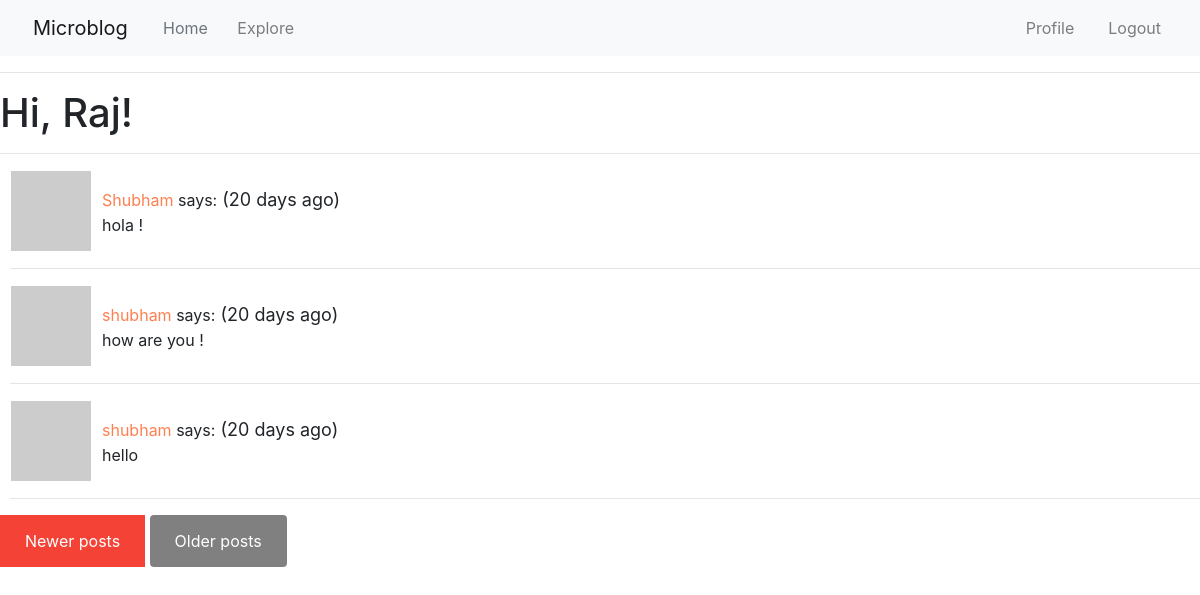
Page /explore?page=2 (signed in) on the earlier database version.
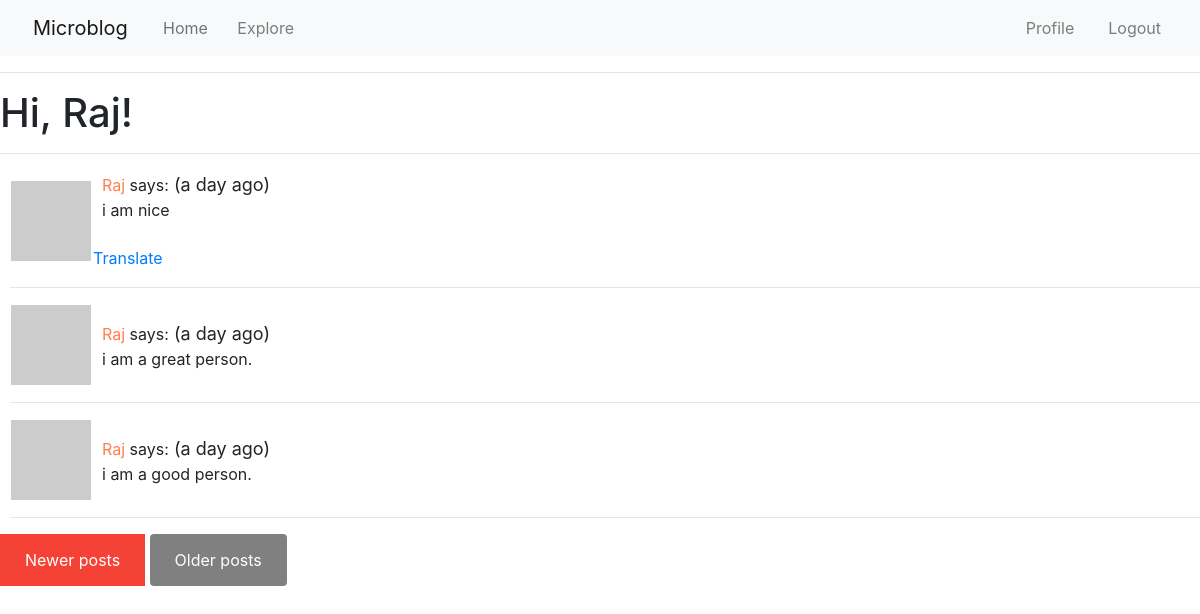
Same page on the later database version.
### app/models.py (models this page shows, shortened)
class User(UserMixin, db.Model):
    id=db.Column(db.Integer, primary_key=True)
    username=db.Column(db.String(64), index=True, unique=True)
    email=db.Column(db.String(120), index=True, unique=True)
    password_hash=db.Column(db.String(128))
    posts=db.relationship('Post', backref='author', lazy='dynamic')
    about_me=db.Column(db.String(140))
    last_seen=db.Column(db.DateTime,default=datetime.utcnow)
    followed=db.relationship(
        'User',secondary=followers,
        primaryjoin=(followers.c.follower_id == id),
        secondaryjoin=(followers.c.followed_id == id),
        backref=db.backref('followers',lazy='dynamic'),lazy='dynamic')
    def avatar(self,size):
        digest = md5(self.email.lower().encode('utf-8')).hexdigest()
        return 'https://www.gravatar.com/avatar/{}?d=identicon&s={}'.format(digest,size)

class Post(db.Model):
    id=db.Column(db.Integer, primary_key=True)
    body=db.Column(db.String(140))
    timestamp=db.Column(db.DateTime, index=True, default=datetime.utcnow)
    language = db.Column(db.String(5))
    user_id = db.Column(db.Integer, db.ForeignKey('user.id'))

### app/routes.py (the view)
@app.route('/explore')
@login_required
def explore():
    page = request.args.get('page', 1, type=int)
    posts=Post.query.order_by(Post.timestamp.desc()).paginate(page,app.config['POSTS_PER_PAGE'],False)
    next_url = url_for('explore', page=posts.next_num) \
        if posts.has_next else None
    prev_url = url_for('explore', page=posts.prev_num) \
        if posts.has_prev else None
    return render_template("index.html", title='Explore', posts=posts.items,
                          next_url=next_url, prev_url=prev_url)

### app/models.py (called while the page is built)
@login.user_loader
def load_user(id):
    return User.query.get(int(id))

### app/routes.py (called while the page is built)
@app.before_request
def before_request():
    if current_user.is_authenticated:
        current_user.last_seen = datetime.utcnow()
        db.session.commit()
    g.locale = str(get_locale())

### app/templates/index.html (shortened to what this page needs)
{% import 'bootstrap/wtf.html' as wtf %}
{% extends "base.html" %}
{% block app_content %}
    <h1>{{ _('Hi, %(username)s!', username=current_user.username) }}</h1>
    <hr>
    <div style="padding-left: 10px;">
    {% for post in posts %}
        {% include '_post.html' %}
        <hr>
    {% endfor %}
    </div>
    {% if prev_url %}
    <a href="{{ prev_url }}" style="background-color: #f44336;
        color: white;
        padding: 14px 25px;
        text-align: center;
        text-decoration: none;
        display: inline-block;">{{_('Newer posts')}}</a>
    {% endif %}
    {% if next_url %}
    <a href="{{ next_url }}" style="background-color: grey;
    color: white;
    padding: 14px 25px;
    text-align: center;
    text-decoration: none;
    display: inline-block;
    border-radius: 4px;">{{_('Older posts')}}</a>
    {% endif %}
{% endblock %}

### app/templates/base.html (shortened to what this page needs)
{% extends 'bootstrap/base.html' %}
    {% block head %}
      <link rel="stylesheet" href="https://stackpath.bootstrapcdn.com/bootstrap/4.4.1/css/bootstrap.min.css">
    {% endblock %}
    {% block navbar %}
      <nav class="navbar navbar-expand-lg navbar-light bg-light">
      <div class="container-fluid nav navbar-nav">
            <ul class="nav navbar-nav">
              <a class="navbar-brand" href="#">&nbsp;&nbsp;&nbsp;Microblog&nbsp;&nbsp;</a>
            <li class="nav-item active">
              <a class="nav-link text-muted" href="{{ url_for( 'index' ) }}">{{ _('Home') }}&nbsp;&nbsp;&nbsp;</a>
            </li>
            <li class="nav-item">
              <a class="nav-link" href="{{ url_for('explore') }}">{{ _('Explore') }}&nbsp;&nbsp;&nbsp;</a>
            </li><br/>
            {% if current_user.is_anonymous %}
              <li class="nav-item">
                <a class="nav-link" href="{{ url_for( 'login' ) }}">{{ _('Login')}}</a>
              </li>
            {% else %}
            </ul>
            <ul class="nav navbar-nav navbar-right">
              <li class="nav-item">
                <a class="nav-link" href="{{ url_for('user', username=current_user.username ) }}">{{ _('Profile') }}&nbsp;&nbsp;&nbsp;</a>
              </li>
              <li class="nav-item">
                <a class="nav-link" href="{{ url_for('logout') }}">&nbsp;{{_('Logout') }}</a>
              </li>
            </ul>
            {% endif %}
      </div>
      </nav>
      <hr>
      {% endblock %}
        {% block content %}
        {% block app_content %}{% endblock %}
        {% endblock %}

### app/templates/_post.html
<table>
    <tr value="top" style="">
        <div style="">
        <td><img src="{{ post.author.avatar(50) }}"></td>
        <td>
            &nbsp; <a href="{{ url_for('user' ,username=post.author.username) }}" style="text-decoration: none; color: coral;">
                {{ post.author.username }}
            </a>says:<span class="post-date" style="font-size:18px;padding-left:;"> ({{ moment(post.timestamp).fromNow() }})</span>
            <br>
            &nbsp;&nbsp;{{ post.body }}
            {% if post.language and post.language!=g.locale %}
                <br><br>
                <a href="#">{{ _('Translate') }}</a>
            {% endif %}
        </td>
        </div>
    </tr>
</table>

Differences in the rows shown:
no longer on this page (row unchanged): Post: author.username "Shubham", timestamp "20 days ago", body "hola !"
no longer on this page (row unchanged): Post: author.username "shubham", timestamp "20 days ago", body "how are you !"
no longer on this page (row unchanged): Post: author.username "shubham", timestamp "20 days ago", body "hello"
added Post: author.username "Raj", timestamp "a day ago", body "i am nice"
added Post: author.username "Raj", timestamp "a day ago", body "i am a great person."
added Post: author.username "Raj", timestamp "a day ago", body "i am a good person."
